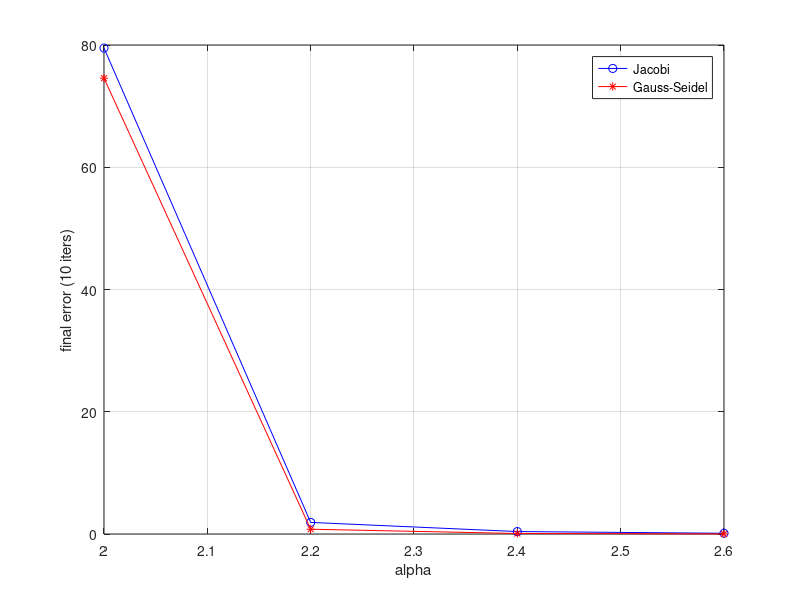

The MATLAB script that drew this image:
clear
clc
close all

n = 25;
a_list = [2.0 2.2 2.4 2.6];
m = 10;

eJ = zeros(size(a_list));
eG = zeros(size(a_list));

for k = 1:length(a_list)
    a = a_list(k);

    A = a*eye(n);
    for i = 1:n-1
        A(i,i+1) = -1;
        A(i+1,i) = -1;
    end

    b = ones(n,1);
    x_true = A\b;
    x0 = zeros(n,1);

    D = diag(diag(A));
    L = tril(A,-1);
    U = triu(A,1);

    x = x0;
    for j = 1:m
        x = D\(b - (L+U)*x);
    end
    eJ(k) = norm(x - x_true, inf);

    x = x0;
    for j = 1:m
        x = (D+L)\(b - U*x);
    end
    eG(k) = norm(x - x_true, inf);
end

figure
plot(a_list, eJ, 'bo-', a_list, eG, 'r*-')
xlabel('alpha')
ylabel('final error (10 iters)')
legend('Jacobi','Gauss-Seidel')
grid on
